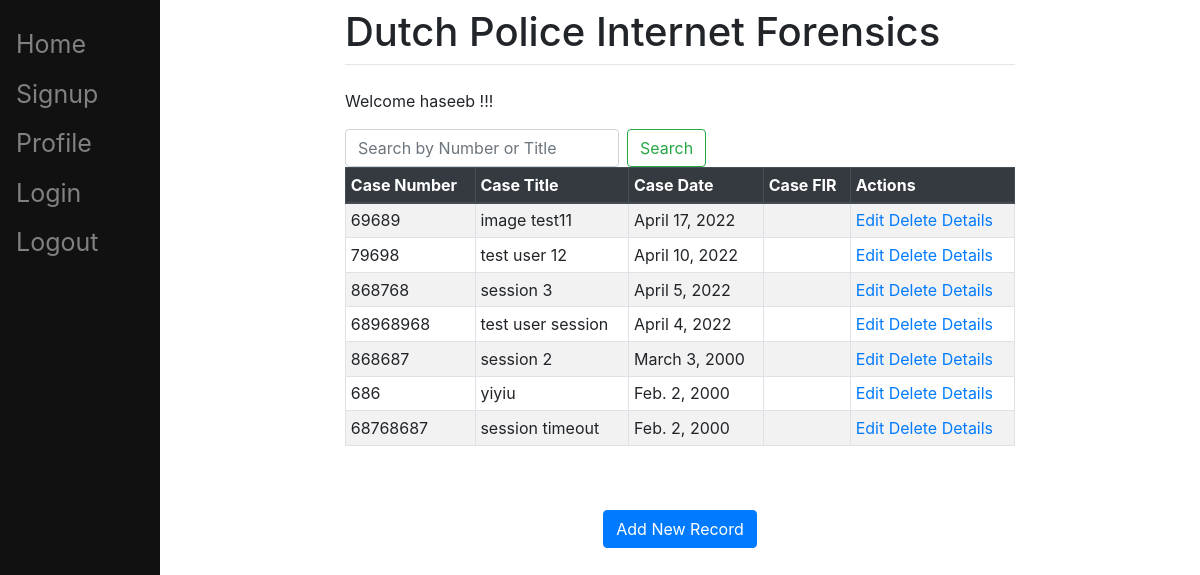
The page /show/ (signed in) on the database as committed earlier.
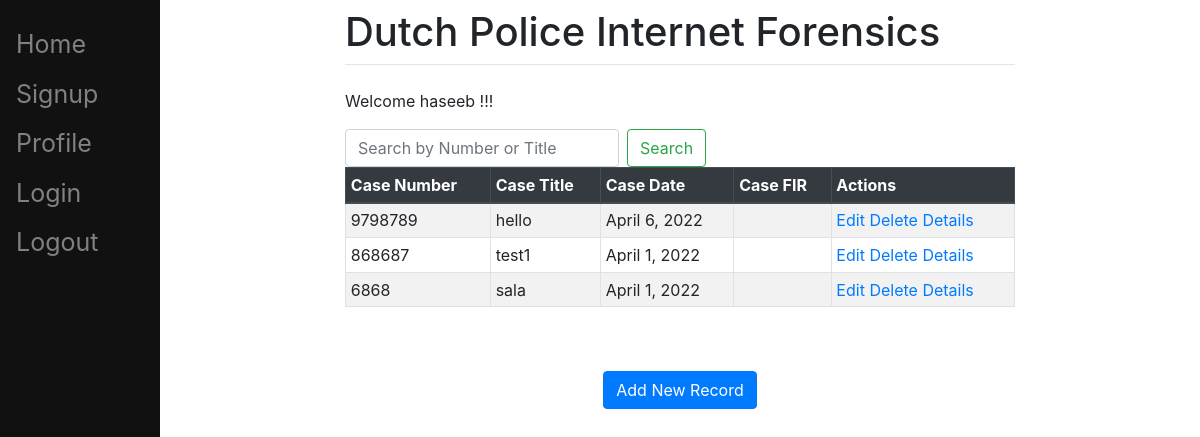
The same page on the database as committed later.
### testApp/models.py (models this page shows, shortened)
class Case(models.Model):
    title = models.CharField(max_length=50)
    number = models.CharField(max_length=15,unique=True)
    description = models.TextField(max_length=200, blank=True)
    comment = models.TextField(max_length=200, blank=True)
    date = models.DateField(null=True, blank=True)
    user = models.ForeignKey(User, on_delete=models.CASCADE, default=1)
    FIR = encrypt(models.ImageField(default='default.png', upload_to='case-FIR/', blank=True))

### testApp/views.py (the view)
# urls.py: path('show/',views.show, name='show'),
def show(request):
    if request.user.is_authenticated:
        search_case = request.GET.get('search')
        if search_case:
            cases = Case.objects.filter(Q(title__icontains=search_case) | Q(number__icontains=search_case))
        else:
            cases = Case.objects.all().order_by("-date")
        return render(request,"show.html",{'cases':cases})
    else:
        return HttpResponseRedirect('/login/')

### testApp/templates/show.html (shortened to what this page needs)
{% extends "base.html" %}
{% load crispy_forms_tags %}
{% block content %}
    {% if user.is_authenticated %}
        <p>Welcome {{ user.username }} !!!</p>
    {% endif %}
<html lang="en">
<head>
        <form class="form-inline my-2 my-lg-0" action="{% url 'show' %}">
            <input class="form-control mr-sm-2" type="search"   placeholder="Search by Number or Title" aria-label="Search" name="search">
            <button class="btn btn-outline-success my-2 my-sm-0" type="submit">Search</button>
        </form>
</head>
<body>
<table class="table table-striped table-bordered table-sm">
    <thead class="thead-dark">
    <tr>
        <th>Case Number</th>
        <th>Case Title</th>
        <th>Case Date</th>
        <th>Case FIR</th>
        <th>Actions</th>
    </tr>
    </thead>
    <tbody>
{% for case in cases %}
    <tr>
        <td>{{ case.number }}</td>
        <td>{{ case.title }}</td>
        <td>{{ case.date }}</td>
        <td>{{ case.FIR }}</td>
        <td>
            <a href="/edit/{{ case.id }}"><span class="glyphicon glyphicon-pencil" >Edit</span></a>
            <a href="/delete/{{ case.id }}">Delete</a>
            <a href="/details/{{ case.id }}">Details</a>
        </td>
    </tr>
{% endfor %}
    </tbody>
</table>
<br>
<br>
<center><a href="/create" class="btn btn-primary">Add New Record</a></center>
</body>
</html>
{% endblock %}

### testApp/templates/base.html (shortened to what this page needs)
<!doctype html>
<html>
<head>
	<link rel="stylesheet" href="https://stackpath.bootstrapcdn.com/bootstrap/4.3.1/css/bootstrap.min.css">
</head>
<body>
	<div class="sidenav">
		<a href="/">Home</a>
		<a href="/signup">Signup</a>
		<a href="/profile">Profile</a>
		<a href="/login">Login</a>
		<a href="/logout">Logout</a>
	</div>
	<div id="content" name="content" class="main">
		<div class="row justify-content-center">
			<div class="col-8">
				<h1 class="mt-2">Dutch Police Internet Forensics</h1>
				<hr class="mt-0 mb-4">
				{% block content %}
				{% endblock %}
			</div>
		</div>
	</div>
</body>
</html>

### testApp/templates/base.html (style rules this page uses)
.sidenav { height:100%; width:160px; position: fixed; z-index:1; top:0; left:0; background-color:#111; overflow-x: :hidden; padding-top:20px; }
.sidenav a { padding:6px 8px 6px 16px; text-decoration: none; font-size:25px; color: #818181; display:block; }
.main { margin-left:160px; padding: 0px 10px; }

Rows that differ between the two databases and show on the page:
removed Case: number "79698", title "test user 12", date "April 10, 2022"
removed Case: number "868768", title "session 3", date "April 5, 2022"
removed Case: number "868687", title "session 2", date "March 3, 2000"
removed Case: number "686", title "yiyiu", date "Feb. 2, 2000"
removed Case: number "68768687", title "session timeout", date "Feb. 2, 2000"
changed Case: number "69689" → "9798789"; title "image test11" → "hello"; date "April 17, 2022" → "April 6, 2022"
changed Case: number "68968968" → "868687"; title "test user session" → "test1"; date "April 4, 2022" → "April 1, 2022"
added Case: number "6868", title "sala", date "April 1, 2022"
